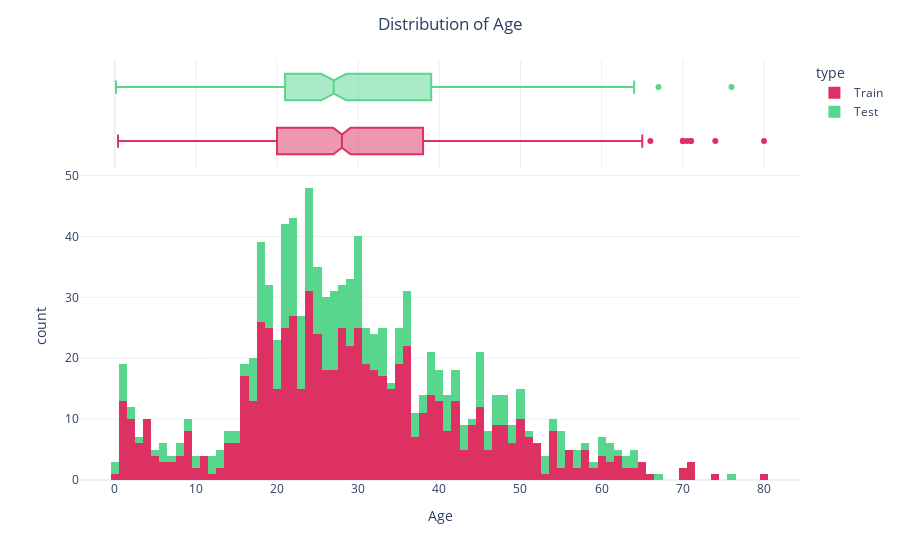

Source (notebook cell):
### Markdown cell above
**Age**

### Code cell
train_age=train.copy()
test_age=test.copy()

train_age['type']='Train'
test_age['type']='Test'

ageDF=pd.concat([train_age, test_age])

fig=px.histogram(data_frame=ageDF,
                x='Age', color='type', color_discrete_sequence=colors,
                marginal='box', nbins=100, template='plotly_white')

fig.update_layout(title='Distribution of Age', title_x=.5)
fig.show()

### Figure 1 — Plotly figure (JSON) as saved in the notebook; plotly's stock layout.template omitted (floating-point values rounded to 4 significant figures; data arrays with more than 128 entries replaced by an {"elided": "..."} marker saying what was removed)
{"data": [{"alignmentgroup": "True", "bingroup": "x", "hovertemplate": "type=Train<br>Age=%{x}<br>count=%{y}<extra></extra>", "legendgroup": "Train", "marker": {"color": "#DE3163", "pattern": {"shape": ""}}, "name": "Train", "nbinsx": 100, "offsetgroup": "Train", "orientation": "v", "showlegend": true, "type": "histogram", "x": {"elided": "891 float values"}, "xaxis": "x", "yaxis": "y"}, {"alignmentgroup": "True", "hovertemplate": "type=Train<br>Age=%{x}<extra></extra>", "legendgroup": "Train", "marker": {"color": "#DE3163"}, "name": "Train", "notched": true, "offsetgroup": "Train", "showlegend": false, "type": "box", "x": {"elided": "891 float values"}, "xaxis": "x2", "yaxis": "y2"}, {"alignmentgroup": "True", "bingroup": "x", "hovertemplate": "type=Test<br>Age=%{x}<br>count=%{y}<extra></extra>", "legendgroup": "Test", "marker": {"color": "#58D68D", "pattern": {"shape": ""}}, "name": "Test", "nbinsx": 100, "offsetgroup": "Test", "orientation": "v", "showlegend": true, "type": "histogram", "x": {"elided": "418 float values"}, "xaxis": "x", "yaxis": "y"}, {"alignmentgroup": "True", "hovertemplate": "type=Test<br>Age=%{x}<extra></extra>", "legendgroup": "Test", "marker": {"color": "#58D68D"}, "name": "Test", "notched": true, "offsetgroup": "Test", "showlegend": false, "type": "box", "x": {"elided": "418 float values"}, "xaxis": "x2", "yaxis": "y2"}], "layout": {"barmode": "relative", "legend": {"title": {"text": "type"}, "tracegroupgap": 0}, "margin": {"t": 60}, "title": {"text": "Distribution of Age", "x": 0.5}, "xaxis": {"anchor": "y", "domain": [0, 1], "title": {"text": "Age"}}, "xaxis2": {"anchor": "y2", "domain": [0, 1], "matches": "x", "showgrid": true, "showticklabels": false}, "yaxis": {"anchor": "x", "domain": [0, 0.7326], "title": {"text": "count"}}, "yaxis2": {"anchor": "x2", "domain": [0.7426, 1], "matches": "y2", "showgrid": false, "showline": false, "showticklabels": false, "ticks": ""}}}
